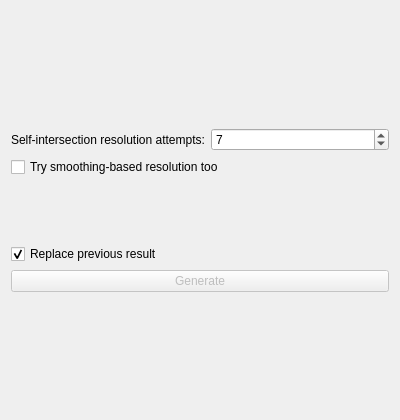
<?xml version="1.0" encoding="UTF-8"?>
<ui version="4.0">
 <class>RepairMeshDialog</class>
 <widget class="QDialog" name="RepairMeshDialog">
  <property name="geometry">
   <rect>
    <x>0</x>
    <y>0</y>
    <width>400</width>
    <height>420</height>
   </rect>
  </property>
  <property name="windowTitle">
   <string>Repair Mesh</string>
  </property>
  <layout class="QVBoxLayout" name="verticalLayout">
   <item>
    <widget class="MeshSelectionBox" name="meshSelectionBox" native="true"/>
   </item>
   <item>
    <layout class="QFormLayout" name="selfIntersectionForm">
     <item row="0" column="0">
      <widget class="QLabel" name="selfIntersectionStepsLabel">
       <property name="text">
        <string>Self-intersection resolution attempts:</string>
       </property>
      </widget>
     </item>
     <item row="0" column="1">
      <widget class="QSpinBox" name="selfIntersectionStepsSpin">
       <property name="toolTip">
        <string>&lt;html&gt;&lt;head/&gt;&lt;body&gt;&lt;p&gt;How many smoothing/hole-refill rounds to try when resolving self-intersections (CGAL's remove_self_intersections number_of_iterations). CGAL's own default is 7.&lt;/p&gt;&lt;/body&gt;&lt;/html&gt;</string>
       </property>
       <property name="minimum">
        <number>1</number>
       </property>
       <property name="maximum">
        <number>50</number>
       </property>
       <property name="value">
        <number>7</number>
       </property>
      </widget>
     </item>
     <item row="1" column="0" colspan="2">
      <widget class="QCheckBox" name="trySmoothingCheckBox">
       <property name="toolTip">
        <string>&lt;html&gt;&lt;head/&gt;&lt;body&gt;&lt;p&gt;Also try a slower, smoothing-based repair strategy for self-intersections, in addition to the hole-filling-based strategy already tried by default. CGAL does not attempt this by default.&lt;/p&gt;&lt;/body&gt;&lt;/html&gt;</string>
       </property>
       <property name="text">
        <string>Try smoothing-based resolution too</string>
       </property>
       <property name="checked">
        <bool>false</bool>
       </property>
      </widget>
     </item>
    </layout>
   </item>
   <item>
    <widget class="QCheckBox" name="replacePreviousCheckBox">
     <property name="toolTip">
      <string>&lt;html&gt;&lt;head/&gt;&lt;body&gt;&lt;p&gt;Undoably delete the previous Generate click's repaired result(s) before running this one, so at most one repaired result per source mesh accumulates in the scene.&lt;/p&gt;&lt;/body&gt;&lt;/html&gt;</string>
     </property>
     <property name="text">
      <string>Replace previous result</string>
     </property>
     <property name="checked">
      <bool>true</bool>
     </property>
    </widget>
   </item>
   <item>
    <widget class="QPushButton" name="generateButton">
     <property name="enabled">
      <bool>false</bool>
     </property>
     <property name="text">
      <string>Generate</string>
     </property>
    </widget>
   </item>
   <item>
    <widget class="QLabel" name="statusLabel">
     <property name="text">
      <string/>
     </property>
     <property name="wordWrap">
      <bool>true</bool>
     </property>
    </widget>
   </item>
  </layout>
 </widget>
 <customwidgets>
  <customwidget>
   <class>MeshSelectionBox</class>
   <extends>QWidget</extends>
   <header>MeshSelectionBox.h</header>
  </customwidget>
 </customwidgets>
 <resources/>
 <connections/>
</ui>
